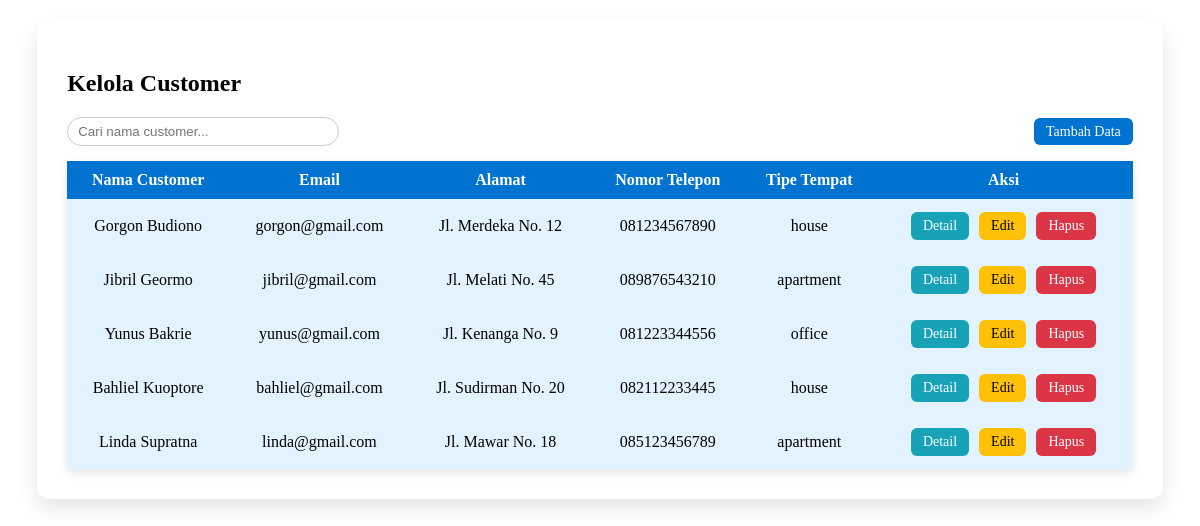
Screenshot of /Frontend/Admin/customer/customer.php (signed in) with the database file from the repository.
### tables this page shows
CREATE TABLE `customers` (
  `id` bigint(20) UNSIGNED NOT NULL,
  `name` varchar(100) NOT NULL,
  `email` varchar(100) DEFAULT NULL,
  `phone` varchar(20) DEFAULT NULL,
  `address` mediumtext DEFAULT NULL,
  `contact_preference` enum('phone','email','whatsapp') DEFAULT 'whatsapp',
  `property_type` enum('apartment','house','office','other') DEFAULT 'apartment',
  `property_size_sqm` int(11) DEFAULT NULL,
  `full_address` mediumtext DEFAULT NULL,
  `created_at` timestamp NOT NULL DEFAULT current_timestamp(),
  `updated_at` timestamp NOT NULL DEFAULT current_timestamp() ON UPDATE current_timestamp()
);

### Frontend/Admin/customer/customer.php (the view, shortened to what this page needs)
<?php
require '../../../Backend/db.php';
$limit = 5;
$page = isset($_GET['page']) ? (int)$_GET['page'] : 1;
$start = ($page - 1) * $limit;
$stmt = $conn->prepare("SELECT id, name, email, address, phone, property_type FROM customers LIMIT ?, ?");
$stmt->bind_param("ii", $start, $limit);
$stmt->execute();
$result = $stmt->get_result();
?>
<!DOCTYPE html>
<html>
<head>
</head>
<body>
<div class="cleanify-card">
<h2>Kelola Customer</h2>
<div class="top-bar">
    <div class="search">
        <input type="text" id="searchOrder" placeholder="Cari nama customer..." class="search-input">
    </div>
    <div class="add-btn">
        <a href="tambah.php" class="btn btn-success">Tambah Data</a>
    </div>
</div>
<table class="table table-bordered table-striped">
	<thead class="table-success">
		<tr>
			<th>Nama Customer</th>
			<th>Email</th>
			<th>Alamat</th>
			<th>Nomor Telepon</th>
			<th>Tipe Tempat</th>
			<th>Aksi</th>
		</tr>
	</thead>
	<tbody>
		<?php if ($result->num_rows > 0): ?>
			<?php while($row = $result->fetch_assoc()): ?>
				<tr>
					<td><?= htmlspecialchars($row['name']); ?></td>
					<td><?= htmlspecialchars($row['email']); ?></td>
					<td><?= htmlspecialchars($row['address']); ?></td>
					<td><?= htmlspecialchars($row['phone']); ?></td>
					<td><?= htmlspecialchars($row['property_type']); ?></td>
					<td class="td-aksi">
						<a href="detail.php?id=<?= $row['id']; ?>" class="btn btn-info btn-sm">Detail</a>
						<a href="update.php?id=<?= $row['id']; ?>" class="btn btn-warning btn-sm">Edit</a>
						<a href="delete.php?id=<?= $row['id']; ?>"
						   onclick="return confirm('Hapus layanan ini?');"
						   class="btn btn-danger btn-sm">Hapus</a>
					</td>
				</tr>
			<?php endwhile; ?>
		<?php else: ?>
			<tr><td colspan="7" class="text-center">Data layanan tidak tersedia.</td></tr>
		<?php endif; ?>
	</tbody>
</table>
</div>
</body>
</html>

### rows the page displays
customers: name "Gorgon Budiono", email "gorgon@gmail.com", address "Jl. Merdeka No. 12", phone "081234567890", property_type "house"
customers: name "Jibril Geormo", email "jibril@gmail.com", address "Jl. Melati No. 45", phone "089876543210", property_type "apartment"
customers: name "Yunus Bakrie", email "yunus@gmail.com", address "Jl. Kenanga No. 9", phone "081223344556", property_type "office"
customers: name "Bahliel Kuoptore", email "bahliel@gmail.com", address "Jl. Sudirman No. 20", phone "082112233445", property_type "house"
customers: name "Linda Supratna", email "linda@gmail.com", address "Jl. Mawar No. 18", phone "085123456789", property_type "apartment"
